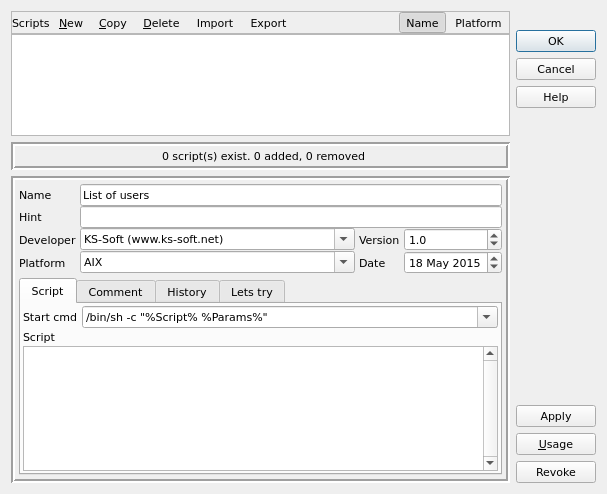
<?xml version="1.0" encoding="UTF-8"?>
<ui version="4.0">
 <class>ShellMng</class>
 <widget class="QDialog" name="ShellMng">
  <property name="geometry">
   <rect>
    <x>0</x>
    <y>0</y>
    <width>607</width>
    <height>494</height>
   </rect>
  </property>
  <property name="font">
   <font>
    <family>DejaVu Sans</family>
    <pointsize>8</pointsize>
   </font>
  </property>
  <property name="windowTitle">
   <string>Script Manager</string>
  </property>
  <property name="windowIcon">
   <iconset resource="../qHostMonitor.qrc">
    <normaloff>:/img/hostMonitor.png</normaloff>:/img/hostMonitor.png</iconset>
  </property>
  <layout class="QHBoxLayout" name="horizontalLayout_4">
   <item>
    <layout class="QVBoxLayout" name="verticalLayout_8">
     <item>
      <layout class="QVBoxLayout" name="verticalLayout_7">
       <property name="spacing">
        <number>0</number>
       </property>
       <item>
        <widget class="QFrame" name="panelScripts">
         <property name="frameShape">
          <enum>QFrame::StyledPanel</enum>
         </property>
         <property name="frameShadow">
          <enum>QFrame::Raised</enum>
         </property>
         <property name="lineWidth">
          <number>2</number>
         </property>
         <layout class="QHBoxLayout" name="horizontalLayout">
          <property name="spacing">
           <number>2</number>
          </property>
          <property name="leftMargin">
           <number>0</number>
          </property>
          <property name="topMargin">
           <number>0</number>
          </property>
          <property name="rightMargin">
           <number>0</number>
          </property>
          <property name="bottomMargin">
           <number>0</number>
          </property>
          <item>
           <widget class="QLabel" name="lblScripts">
            <property name="text">
             <string>Scripts</string>
            </property>
           </widget>
          </item>
          <item>
           <widget class="QToolButton" name="btnNew">
            <property name="statusTip">
             <string/>
            </property>
            <property name="text">
             <string>&amp;New</string>
            </property>
            <property name="icon">
             <iconset resource="../qHostMonitor.qrc">
              <normaloff>:/img/action/add.png</normaloff>:/img/action/add.png</iconset>
            </property>
            <property name="toolButtonStyle">
             <enum>Qt::ToolButtonTextBesideIcon</enum>
            </property>
            <property name="autoRaise">
             <bool>true</bool>
            </property>
           </widget>
          </item>
          <item>
           <widget class="QToolButton" name="btnCopy">
            <property name="text">
             <string>&amp;Copy</string>
            </property>
            <property name="icon">
             <iconset resource="../qHostMonitor.qrc">
              <normaloff>:/img/action/copy.png</normaloff>:/img/action/copy.png</iconset>
            </property>
            <property name="toolButtonStyle">
             <enum>Qt::ToolButtonTextBesideIcon</enum>
            </property>
            <property name="autoRaise">
             <bool>true</bool>
            </property>
           </widget>
          </item>
          <item>
           <widget class="QToolButton" name="btnDelete">
            <property name="text">
             <string>&amp;Delete</string>
            </property>
            <property name="icon">
             <iconset resource="../qHostMonitor.qrc">
              <normaloff>:/img/action/delete.png</normaloff>:/img/action/delete.png</iconset>
            </property>
            <property name="toolButtonStyle">
             <enum>Qt::ToolButtonTextBesideIcon</enum>
            </property>
            <property name="autoRaise">
             <bool>true</bool>
            </property>
           </widget>
          </item>
          <item>
           <widget class="QToolButton" name="btnImport">
            <property name="statusTip">
             <string>Import</string>
            </property>
            <property name="text">
             <string>Import</string>
            </property>
            <property name="icon">
             <iconset resource="../qHostMonitor.qrc">
              <normaloff>:/img/import.png</normaloff>:/img/import.png</iconset>
            </property>
            <property name="toolButtonStyle">
             <enum>Qt::ToolButtonTextBesideIcon</enum>
            </property>
            <property name="autoRaise">
             <bool>true</bool>
            </property>
           </widget>
          </item>
          <item>
           <widget class="QToolButton" name="btnExport">
            <property name="statusTip">
             <string>Export</string>
            </property>
            <property name="text">
             <string>Export</string>
            </property>
            <property name="icon">
             <iconset resource="../qHostMonitor.qrc">
              <normaloff>:/img/export.png</normaloff>:/img/export.png</iconset>
            </property>
            <property name="toolButtonStyle">
             <enum>Qt::ToolButtonTextBesideIcon</enum>
            </property>
            <property name="autoRaise">
             <bool>true</bool>
            </property>
           </widget>
          </item>
          <item>
           <spacer name="horizontalSpacer">
            <property name="orientation">
             <enum>Qt::Horizontal</enum>
            </property>
            <property name="sizeHint" stdset="0">
             <size>
              <width>1</width>
              <height>20</height>
             </size>
            </property>
           </spacer>
          </item>
          <item>
           <widget class="QToolButton" name="btnSortAlpha">
            <property name="toolTip">
             <string>Sort by name</string>
            </property>
            <property name="statusTip">
             <string>Sort by name</string>
            </property>
            <property name="text">
             <string>Name</string>
            </property>
            <property name="icon">
             <iconset resource="../qHostMonitor.qrc">
              <normaloff>:/img/name.png</normaloff>:/img/name.png</iconset>
            </property>
            <property name="checkable">
             <bool>true</bool>
            </property>
            <property name="checked">
             <bool>true</bool>
            </property>
            <property name="autoRaise">
             <bool>true</bool>
            </property>
           </widget>
          </item>
          <item>
           <widget class="QToolButton" name="btnSortPlatform">
            <property name="toolTip">
             <string>Sort by supported platform</string>
            </property>
            <property name="statusTip">
             <string>Sort by supported platform</string>
            </property>
            <property name="text">
             <string>Platform</string>
            </property>
            <property name="icon">
             <iconset resource="../qHostMonitor.qrc">
              <normaloff>:/img/platform.png</normaloff>:/img/platform.png</iconset>
            </property>
            <property name="checkable">
             <bool>true</bool>
            </property>
            <property name="autoRaise">
             <bool>true</bool>
            </property>
           </widget>
          </item>
         </layout>
        </widget>
       </item>
       <item>
        <widget class="QListView" name="lstScripts">
         <property name="isWrapping" stdset="0">
          <bool>true</bool>
         </property>
        </widget>
       </item>
      </layout>
     </item>
     <item>
      <widget class="QFrame" name="panelInfo">
       <property name="frameShape">
        <enum>QFrame::Box</enum>
       </property>
       <property name="frameShadow">
        <enum>QFrame::Sunken</enum>
       </property>
       <property name="lineWidth">
        <number>2</number>
       </property>
       <layout class="QHBoxLayout" name="horizontalLayout_2">
        <property name="spacing">
         <number>0</number>
        </property>
        <property name="leftMargin">
         <number>0</number>
        </property>
        <property name="topMargin">
         <number>0</number>
        </property>
        <property name="rightMargin">
         <number>0</number>
        </property>
        <property name="bottomMargin">
         <number>0</number>
        </property>
        <item>
         <widget class="QLabel" name="lblErrImage">
          <property name="text">
           <string/>
          </property>
          <property name="pixmap">
           <pixmap>:/images/ImageList2/11.png</pixmap>
          </property>
         </widget>
        </item>
        <item>
         <spacer name="horizontalSpacer_2">
          <property name="orientation">
           <enum>Qt::Horizontal</enum>
          </property>
          <property name="sizeHint" stdset="0">
           <size>
            <width>40</width>
            <height>20</height>
           </size>
          </property>
         </spacer>
        </item>
        <item>
         <widget class="QLabel" name="lblInfo">
          <property name="text">
           <string>0 script(s) exist. 0 added, 0 removed</string>
          </property>
          <property name="alignment">
           <set>Qt::AlignCenter</set>
          </property>
         </widget>
        </item>
        <item>
         <spacer name="horizontalSpacer_3">
          <property name="orientation">
           <enum>Qt::Horizontal</enum>
          </property>
          <property name="sizeHint" stdset="0">
           <size>
            <width>131</width>
            <height>20</height>
           </size>
          </property>
         </spacer>
        </item>
       </layout>
      </widget>
     </item>
     <item>
      <widget class="QFrame" name="frame">
       <property name="frameShape">
        <enum>QFrame::Box</enum>
       </property>
       <property name="frameShadow">
        <enum>QFrame::Sunken</enum>
       </property>
       <property name="lineWidth">
        <number>2</number>
       </property>
       <layout class="QVBoxLayout" name="verticalLayout_6">
        <property name="spacing">
         <number>4</number>
        </property>
        <property name="leftMargin">
         <number>4</number>
        </property>
        <property name="topMargin">
         <number>4</number>
        </property>
        <property name="rightMargin">
         <number>4</number>
        </property>
        <property name="bottomMargin">
         <number>4</number>
        </property>
        <item>
         <layout class="QGridLayout" name="gridLayout">
          <property name="verticalSpacing">
           <number>0</number>
          </property>
          <item row="0" column="0">
           <widget class="QLabel" name="lblName">
            <property name="text">
             <string>Name</string>
            </property>
            <property name="buddy">
             <cstring>editName</cstring>
            </property>
           </widget>
          </item>
          <item row="0" column="1" colspan="3">
           <widget class="QLineEdit" name="editName">
            <property name="text">
             <string>List of users</string>
            </property>
           </widget>
          </item>
          <item row="1" column="0">
           <widget class="QLabel" name="lblHint">
            <property name="text">
             <string>Hint</string>
            </property>
            <property name="buddy">
             <cstring>editHint</cstring>
            </property>
           </widget>
          </item>
          <item row="1" column="1" colspan="3">
           <widget class="QLineEdit" name="editHint"/>
          </item>
          <item row="2" column="0">
           <widget class="QLabel" name="lblDeveoper">
            <property name="text">
             <string>Developer</string>
            </property>
            <property name="buddy">
             <cstring>cmbDeveloper</cstring>
            </property>
           </widget>
          </item>
          <item row="2" column="1">
           <widget class="QComboBox" name="cmbDeveloper">
            <property name="sizePolicy">
             <sizepolicy hsizetype="Expanding" vsizetype="Fixed">
              <horstretch>0</horstretch>
              <verstretch>0</verstretch>
             </sizepolicy>
            </property>
            <property name="editable">
             <bool>true</bool>
            </property>
            <item>
             <property name="text">
              <string>KS-Soft (www.ks-soft.net)</string>
             </property>
            </item>
           </widget>
          </item>
          <item row="2" column="2">
           <widget class="QLabel" name="lblVersion">
            <property name="text">
             <string>Version</string>
            </property>
            <property name="buddy">
             <cstring>spinVersion</cstring>
            </property>
           </widget>
          </item>
          <item row="2" column="3">
           <widget class="QDoubleSpinBox" name="spinVersion">
            <property name="decimals">
             <number>1</number>
            </property>
            <property name="value">
             <double>1.000000000000000</double>
            </property>
           </widget>
          </item>
          <item row="3" column="0">
           <widget class="QLabel" name="lblPlatform">
            <property name="text">
             <string>Platform</string>
            </property>
            <property name="buddy">
             <cstring>cmbPlatform</cstring>
            </property>
           </widget>
          </item>
          <item row="3" column="1">
           <widget class="QComboBox" name="cmbPlatform">
            <property name="sizePolicy">
             <sizepolicy hsizetype="Expanding" vsizetype="Fixed">
              <horstretch>0</horstretch>
              <verstretch>0</verstretch>
             </sizepolicy>
            </property>
            <property name="editable">
             <bool>true</bool>
            </property>
            <item>
             <property name="text">
              <string>AIX</string>
             </property>
            </item>
            <item>
             <property name="text">
              <string>AIX/BSD/Linux/Solaris</string>
             </property>
            </item>
            <item>
             <property name="text">
              <string>BSD</string>
             </property>
            </item>
            <item>
             <property name="text">
              <string>BSD/Linux</string>
             </property>
            </item>
            <item>
             <property name="text">
              <string>FreeBSD/Linux/Solaris</string>
             </property>
            </item>
            <item>
             <property name="text">
              <string>HP-UX</string>
             </property>
            </item>
            <item>
             <property name="text">
              <string>Linux</string>
             </property>
            </item>
            <item>
             <property name="text">
              <string>Solaris</string>
             </property>
            </item>
            <item>
             <property name="text">
              <string>Tru64 UNIX</string>
             </property>
            </item>
            <item>
             <property name="text">
              <string>Unix</string>
             </property>
            </item>
            <item>
             <property name="text">
              <string>UnixWare</string>
             </property>
            </item>
            <item>
             <property name="text">
              <string>Windows</string>
             </property>
            </item>
            <item>
             <property name="text">
              <string>Windows 9x/ME</string>
             </property>
            </item>
            <item>
             <property name="text">
              <string>Windows NT-2003</string>
             </property>
            </item>
           </widget>
          </item>
          <item row="3" column="2">
           <widget class="QLabel" name="lblDate">
            <property name="text">
             <string>Date</string>
            </property>
            <property name="buddy">
             <cstring>spinDate</cstring>
            </property>
           </widget>
          </item>
          <item row="3" column="3">
           <widget class="QDateEdit" name="spinDate">
            <property name="date">
             <date>
              <year>2015</year>
              <month>5</month>
              <day>18</day>
             </date>
            </property>
           </widget>
          </item>
         </layout>
        </item>
        <item>
         <widget class="QTabWidget" name="PageControl">
          <property name="currentIndex">
           <number>0</number>
          </property>
          <widget class="QWidget" name="tabScript">
           <attribute name="title">
            <string>Script</string>
           </attribute>
           <layout class="QVBoxLayout" name="verticalLayout_2">
            <property name="spacing">
             <number>2</number>
            </property>
            <property name="leftMargin">
             <number>2</number>
            </property>
            <property name="topMargin">
             <number>2</number>
            </property>
            <property name="rightMargin">
             <number>2</number>
            </property>
            <property name="bottomMargin">
             <number>2</number>
            </property>
            <item>
             <layout class="QHBoxLayout" name="horizontalLayout_3">
              <property name="spacing">
               <number>4</number>
              </property>
              <item>
               <widget class="QLabel" name="lblStartCmd">
                <property name="text">
                 <string>Start cmd</string>
                </property>
                <property name="buddy">
                 <cstring>cmbStartCmd</cstring>
                </property>
               </widget>
              </item>
              <item>
               <widget class="QComboBox" name="cmbStartCmd">
                <property name="sizePolicy">
                 <sizepolicy hsizetype="Expanding" vsizetype="Fixed">
                  <horstretch>0</horstretch>
                  <verstretch>0</verstretch>
                 </sizepolicy>
                </property>
                <property name="editable">
                 <bool>true</bool>
                </property>
                <item>
                 <property name="text">
                  <string>/bin/sh -c &quot;%Script% %Params%&quot;</string>
                 </property>
                </item>
                <item>
                 <property name="text">
                  <string>%Script% %Params%</string>
                 </property>
                </item>
                <item>
                 <property name="text">
                  <string>cmd /c %Script% %Params%</string>
                 </property>
                </item>
                <item>
                 <property name="text">
                  <string>cmd /c cscript /B /E:JScript %Script% %Params%</string>
                 </property>
                </item>
                <item>
                 <property name="text">
                  <string>cmd /c cscript /B /E:VBScript %Script% %Params%</string>
                 </property>
                </item>
                <item>
                 <property name="text">
                  <string>powershell.exe %script% %params%</string>
                 </property>
                </item>
               </widget>
              </item>
             </layout>
            </item>
            <item>
             <widget class="QLabel" name="lblScript">
              <property name="text">
               <string>Script</string>
              </property>
             </widget>
            </item>
            <item>
             <widget class="QPlainTextEdit" name="txtScript">
              <property name="verticalScrollBarPolicy">
               <enum>Qt::ScrollBarAlwaysOn</enum>
              </property>
             </widget>
            </item>
           </layout>
          </widget>
          <widget class="QWidget" name="tabComment">
           <attribute name="title">
            <string>Comment</string>
           </attribute>
           <layout class="QVBoxLayout" name="verticalLayout_5">
            <property name="spacing">
             <number>0</number>
            </property>
            <property name="leftMargin">
             <number>2</number>
            </property>
            <property name="topMargin">
             <number>2</number>
            </property>
            <property name="rightMargin">
             <number>2</number>
            </property>
            <property name="bottomMargin">
             <number>2</number>
            </property>
            <item>
             <widget class="QPlainTextEdit" name="txtComment"/>
            </item>
           </layout>
          </widget>
          <widget class="QWidget" name="tabHistory">
           <attribute name="title">
            <string>History</string>
           </attribute>
           <layout class="QVBoxLayout" name="verticalLayout_4">
            <property name="spacing">
             <number>2</number>
            </property>
            <property name="leftMargin">
             <number>2</number>
            </property>
            <property name="topMargin">
             <number>2</number>
            </property>
            <property name="rightMargin">
             <number>2</number>
            </property>
            <property name="bottomMargin">
             <number>2</number>
            </property>
            <item>
             <widget class="QPlainTextEdit" name="txtHistory"/>
            </item>
           </layout>
          </widget>
          <widget class="QWidget" name="tabLetsTry">
           <attribute name="title">
            <string>Lets try</string>
           </attribute>
           <layout class="QVBoxLayout" name="verticalLayout_3">
            <property name="spacing">
             <number>2</number>
            </property>
            <property name="leftMargin">
             <number>6</number>
            </property>
            <property name="topMargin">
             <number>6</number>
            </property>
            <property name="rightMargin">
             <number>6</number>
            </property>
            <property name="bottomMargin">
             <number>6</number>
            </property>
            <item>
             <layout class="QGridLayout" name="loProperties">
              <property name="horizontalSpacing">
               <number>2</number>
              </property>
              <property name="verticalSpacing">
               <number>0</number>
              </property>
              <item row="0" column="0">
               <widget class="QLabel" name="lblTestBy">
                <property name="text">
                 <string>Test by</string>
                </property>
                <property name="buddy">
                 <cstring>cmbAgent</cstring>
                </property>
               </widget>
              </item>
              <item row="0" column="1">
               <widget class="QComboBox" name="cmbAgent">
                <property name="editable">
                 <bool>true</bool>
                </property>
                <item>
                 <property name="text">
                  <string>HostMonitor</string>
                 </property>
                </item>
                <item>
                 <property name="text">
                  <string>Agent: 127.0.0.1</string>
                 </property>
                </item>
               </widget>
              </item>
              <item row="0" column="2">
               <widget class="QLabel" name="lblTimeout">
                <property name="text">
                 <string>Timeout</string>
                </property>
                <property name="buddy">
                 <cstring>spinTimeoutSec</cstring>
                </property>
               </widget>
              </item>
              <item row="0" column="3">
               <widget class="QSpinBox" name="spinTimeoutSec"/>
              </item>
              <item row="0" column="4">
               <widget class="QLabel" name="lblSec">
                <property name="text">
                 <string>sec</string>
                </property>
                <property name="buddy">
                 <cstring>spinTimeoutSec</cstring>
                </property>
               </widget>
              </item>
              <item row="0" column="5">
               <widget class="QPushButton" name="btnTest">
                <property name="text">
                 <string>Test</string>
                </property>
               </widget>
              </item>
              <item row="1" column="0">
               <widget class="QLabel" name="lblParams">
                <property name="text">
                 <string>Params</string>
                </property>
                <property name="buddy">
                 <cstring>editParams</cstring>
                </property>
               </widget>
              </item>
              <item row="1" column="1">
               <widget class="QLineEdit" name="editParams"/>
              </item>
              <item row="1" column="2">
               <widget class="QLabel" name="lblDisplay">
                <property name="text">
                 <string>Display</string>
                </property>
                <property name="buddy">
                 <cstring>spinDisplayLines</cstring>
                </property>
               </widget>
              </item>
              <item row="1" column="3">
               <widget class="QSpinBox" name="spinDisplayLines"/>
              </item>
              <item row="1" column="4">
               <widget class="QLabel" name="lblLines">
                <property name="text">
                 <string>lines</string>
                </property>
                <property name="buddy">
                 <cstring>spinDisplayLines</cstring>
                </property>
               </widget>
              </item>
              <item row="1" column="5">
               <widget class="QCheckBox" name="chbClear">
                <property name="toolTip">
                 <string>Clear old res</string>
                </property>
                <property name="statusTip">
                 <string>Clear old res</string>
                </property>
                <property name="text">
                 <string>Clear</string>
                </property>
                <property name="checked">
                 <bool>true</bool>
                </property>
               </widget>
              </item>
             </layout>
            </item>
            <item>
             <widget class="Line" name="line">
              <property name="orientation">
               <enum>Qt::Horizontal</enum>
              </property>
             </widget>
            </item>
            <item>
             <widget class="QPlainTextEdit" name="txtResult">
              <property name="verticalScrollBarPolicy">
               <enum>Qt::ScrollBarAlwaysOn</enum>
              </property>
             </widget>
            </item>
           </layout>
          </widget>
         </widget>
        </item>
       </layout>
      </widget>
     </item>
    </layout>
   </item>
   <item>
    <layout class="QVBoxLayout" name="verticalLayout">
     <item>
      <widget class="QLabel" name="label">
       <property name="toolTip">
        <string>Another operator editing scripts
You may not change settings at this time</string>
       </property>
       <property name="statusTip">
        <string>Another operator editing scripts You may not change settings at this time</string>
       </property>
       <property name="text">
        <string/>
       </property>
       <property name="pixmap">
        <pixmap>:/images/ImageList2/11.png</pixmap>
       </property>
      </widget>
     </item>
     <item>
      <widget class="QDialogButtonBox" name="buttonBox">
       <property name="sizePolicy">
        <sizepolicy hsizetype="Fixed" vsizetype="Preferred">
         <horstretch>0</horstretch>
         <verstretch>0</verstretch>
        </sizepolicy>
       </property>
       <property name="orientation">
        <enum>Qt::Vertical</enum>
       </property>
       <property name="standardButtons">
        <set>QDialogButtonBox::Cancel|QDialogButtonBox::Help|QDialogButtonBox::Ok</set>
       </property>
      </widget>
     </item>
     <item>
      <spacer name="verticalSpacer">
       <property name="orientation">
        <enum>Qt::Vertical</enum>
       </property>
       <property name="sizeHint" stdset="0">
        <size>
         <width>20</width>
         <height>40</height>
        </size>
       </property>
      </spacer>
     </item>
     <item>
      <widget class="QPushButton" name="btnApply">
       <property name="text">
        <string>Apply</string>
       </property>
      </widget>
     </item>
     <item>
      <widget class="QPushButton" name="btnUsage">
       <property name="toolTip">
        <string> Usage report</string>
       </property>
       <property name="statusTip">
        <string> Usage report</string>
       </property>
       <property name="text">
        <string>&amp;Usage</string>
       </property>
      </widget>
     </item>
     <item>
      <widget class="QPushButton" name="btnRevoke">
       <property name="text">
        <string>Revoke</string>
       </property>
      </widget>
     </item>
    </layout>
   </item>
  </layout>
 </widget>
 <resources>
  <include location="../qHostMonitor.qrc"/>
  <include location="../qHostMonitor.qrc"/>
 </resources>
 <connections>
  <connection>
   <sender>buttonBox</sender>
   <signal>accepted()</signal>
   <receiver>ShellMng</receiver>
   <slot>accept()</slot>
   <hints>
    <hint type="sourcelabel">
     <x>440</x>
     <y>254</y>
    </hint>
    <hint type="destinationlabel">
     <x>157</x>
     <y>274</y>
    </hint>
   </hints>
  </connection>
  <connection>
   <sender>buttonBox</sender>
   <signal>rejected()</signal>
   <receiver>ShellMng</receiver>
   <slot>reject()</slot>
   <hints>
    <hint type="sourcelabel">
     <x>466</x>
     <y>260</y>
    </hint>
    <hint type="destinationlabel">
     <x>286</x>
     <y>274</y>
    </hint>
   </hints>
  </connection>
 </connections>
</ui>
